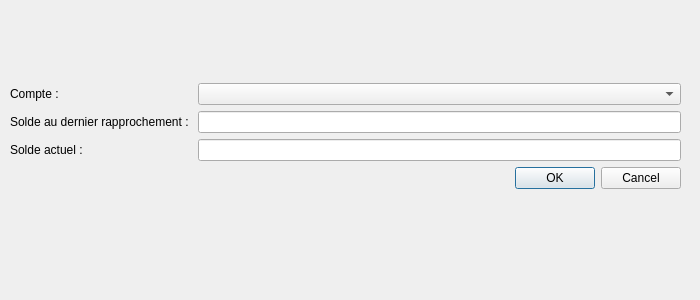
<?xml version="1.0" encoding="UTF-8"?>
<ui version="4.0">
 <class>fenetreRapprochement</class>
 <widget class="QDialog" name="fenetreRapprochement">
  <property name="windowModality">
   <enum>Qt::NonModal</enum>
  </property>
  <property name="geometry">
   <rect>
    <x>0</x>
    <y>0</y>
    <width>700</width>
    <height>300</height>
   </rect>
  </property>
  <property name="windowTitle">
   <string>Dialog</string>
  </property>
  <widget class="QWidget" name="formLayoutWidget">
   <property name="geometry">
    <rect>
     <x>10</x>
     <y>10</y>
     <width>671</width>
     <height>251</height>
    </rect>
   </property>
   <layout class="QFormLayout" name="formLayout">
    <property name="sizeConstraint">
     <enum>QLayout::SetNoConstraint</enum>
    </property>
    <property name="formAlignment">
     <set>Qt::AlignCenter</set>
    </property>
    <item row="1" column="0">
     <widget class="QLabel" name="soldeRapl">
      <property name="text">
       <string>Solde au dernier rapprochement : </string>
      </property>
     </widget>
    </item>
    <item row="1" column="1">
     <widget class="QLineEdit" name="soldeRap"/>
    </item>
    <item row="2" column="0">
     <widget class="QLabel" name="soldel">
      <property name="text">
       <string>Solde actuel :</string>
      </property>
     </widget>
    </item>
    <item row="2" column="1">
     <widget class="QLineEdit" name="solde"/>
    </item>
    <item row="0" column="0">
     <widget class="QLabel" name="comptel">
      <property name="text">
       <string>Compte :</string>
      </property>
     </widget>
    </item>
    <item row="0" column="1">
     <widget class="QComboBox" name="comptes">
      <property name="enabled">
       <bool>true</bool>
      </property>
     </widget>
    </item>
    <item row="3" column="1">
     <widget class="QDialogButtonBox" name="buttonBox">
      <property name="orientation">
       <enum>Qt::Horizontal</enum>
      </property>
      <property name="standardButtons">
       <set>QDialogButtonBox::Cancel|QDialogButtonBox::Ok</set>
      </property>
     </widget>
    </item>
   </layout>
  </widget>
 </widget>
 <resources/>
 <connections>
  <connection>
   <sender>buttonBox</sender>
   <signal>accepted()</signal>
   <receiver>fenetreRapprochement</receiver>
   <slot>accept()</slot>
   <hints>
    <hint type="sourcelabel">
     <x>248</x>
     <y>254</y>
    </hint>
    <hint type="destinationlabel">
     <x>157</x>
     <y>274</y>
    </hint>
   </hints>
  </connection>
  <connection>
   <sender>buttonBox</sender>
   <signal>rejected()</signal>
   <receiver>fenetreRapprochement</receiver>
   <slot>reject()</slot>
   <hints>
    <hint type="sourcelabel">
     <x>316</x>
     <y>260</y>
    </hint>
    <hint type="destinationlabel">
     <x>286</x>
     <y>274</y>
    </hint>
   </hints>
  </connection>
 </connections>
</ui>
